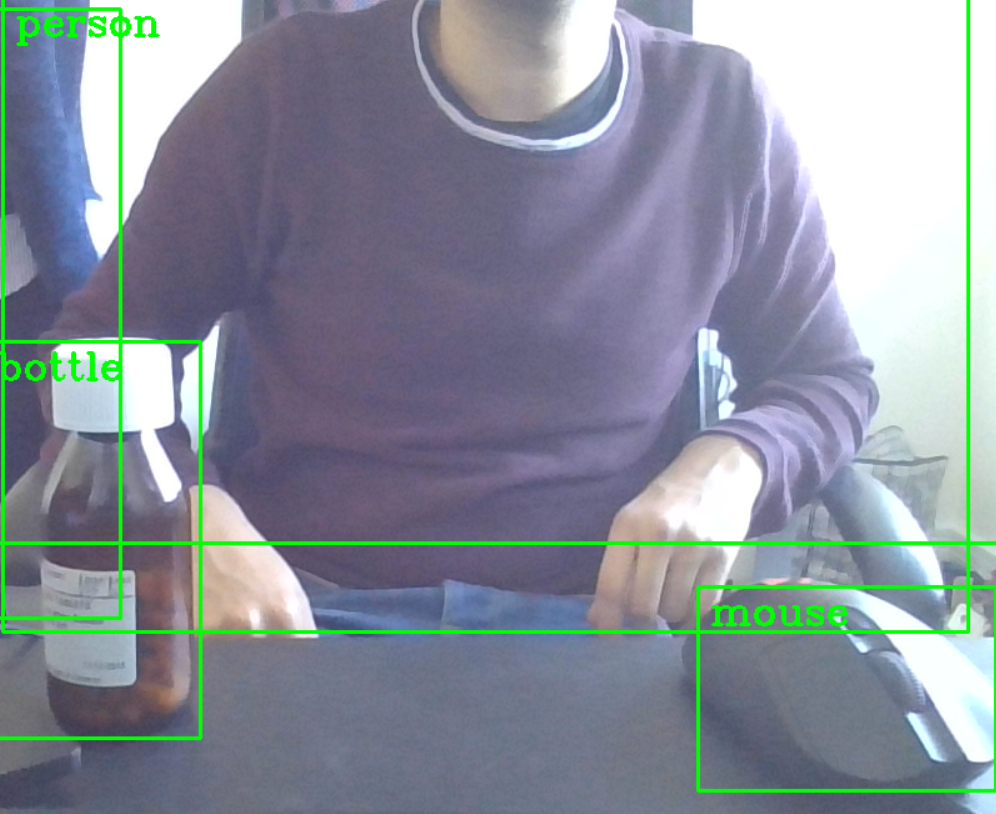
#> input picture Images/SampleDetection.PNG.png, 996 x 814 px
$ python -i app.py   (imports and definitions only)
#> lines starting #> are read from the running program, lines starting #| are printed output that depends on the picture; after the words box and inside, x2 and y2 are one past the last pixel; in counts of white or black regions, pixels touching at a corner belong together
#> further down, picture is the input picture: shape (814, 996, 3); mean B, G, R 155.7, 145.6, 137.4
import cv2
import numpy as np
import os
from flask import Flask, render_template, Response

# [1 line not run here, left out]

thres = 0.45
nms_threshold = 0.5

BASE_DIR = os.path.dirname(os.path.abspath(__file__))
classFile = os.path.join(BASE_DIR, 'config_files', 'coco.names')
configPath = os.path.join(BASE_DIR, 'config_files', 'ssd_mobilenet_v3_large_coco_2020_01_14.pbtxt')
weightsPath = os.path.join(BASE_DIR, 'config_files', 'frozen_inference_graph.pb')

classNames = []
# [2 lines not run here, left out]

# [1 line that did not run here, left out]
# [4 lines not run here, left out]

def detect_doors(image):
    gray        = cv2.cvtColor(image, cv2.COLOR_BGR2GRAY)
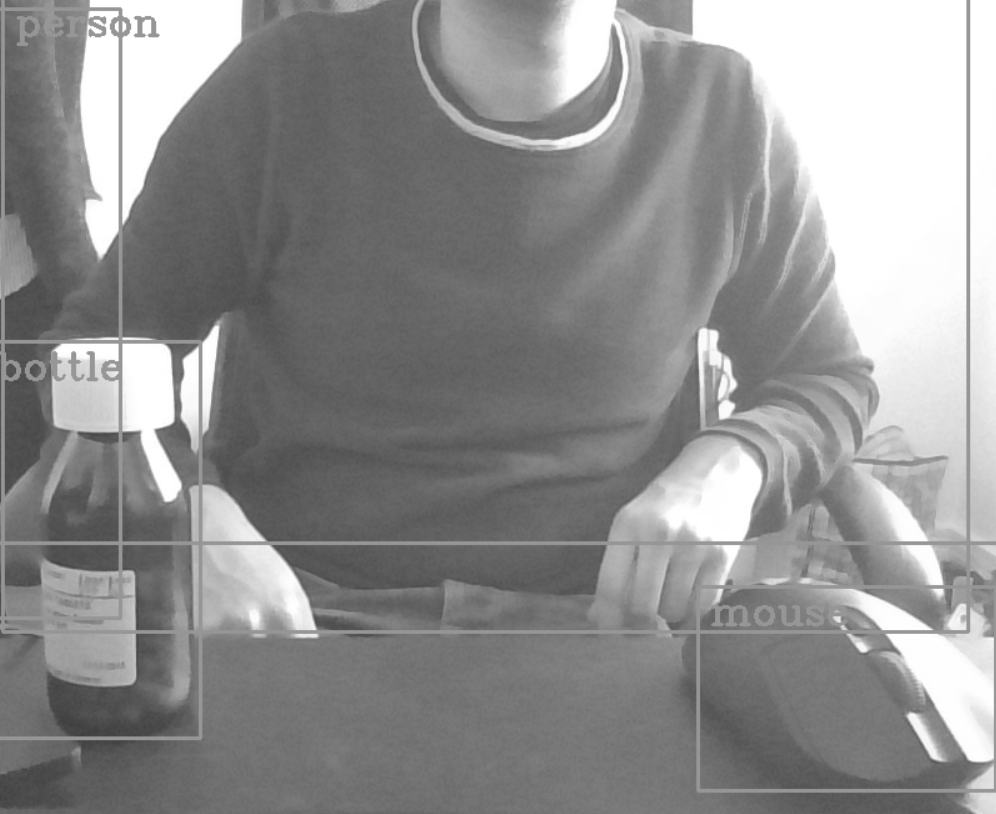
#> gray: shape (814, 996); min 63, max 255, mean 144.3
    blurred     = cv2.GaussianBlur(gray, (5, 5), 0)
    edges       = cv2.Canny(blurred, 50, 150)
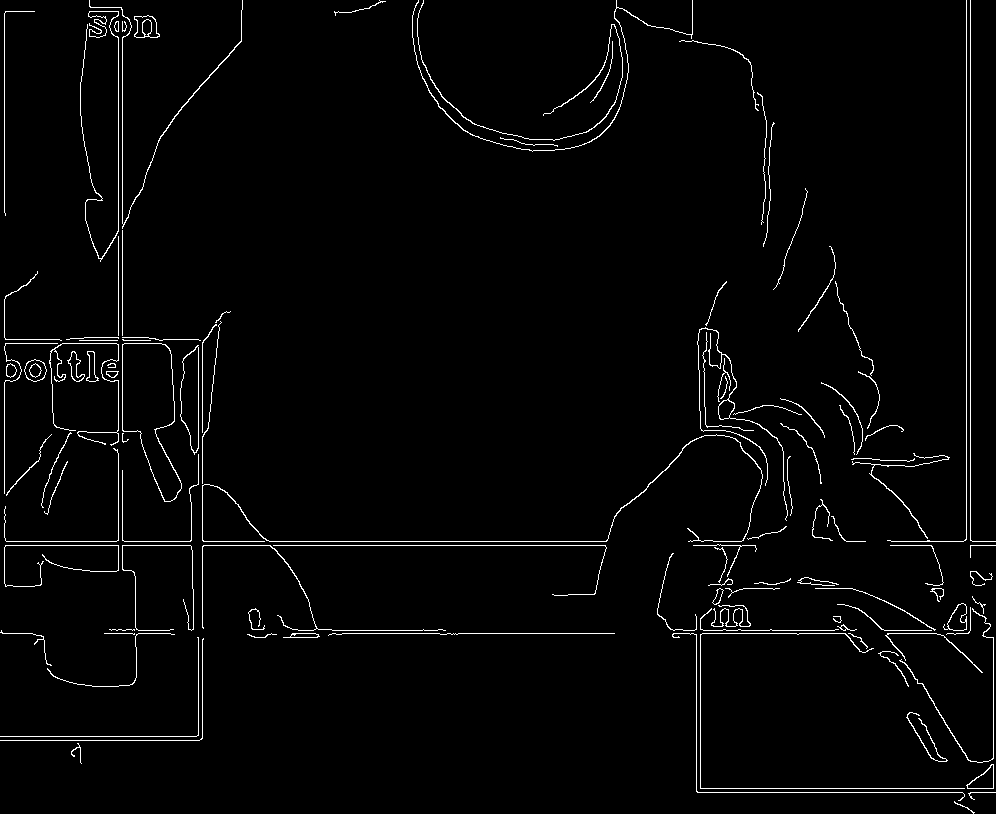
#> edges: shape (814, 996); 2.3% white in thin lines or dots
    kernel      = cv2.getStructuringElement(cv2.MORPH_RECT, (3, 3))
    dilated     = cv2.dilate(edges, kernel, iterations=2)
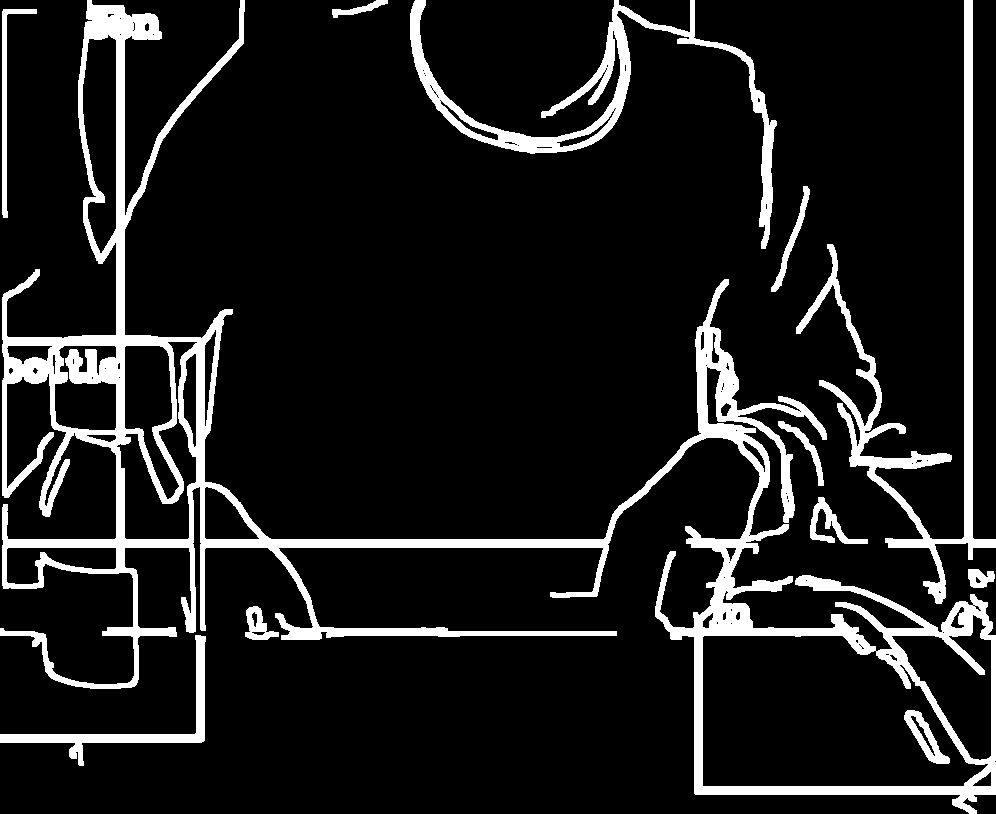
#> dilated: shape (814, 996); 11.2% white; 12 white regions
    contours, _ = cv2.findContours(dilated, cv2.RETR_EXTERNAL, cv2.CHAIN_APPROX_SIMPLE)
#> contours = 11 contours; largest, box (x1, y1, x2, y2) and area: (0, 0, 996, 814) 123412, (796, 0, 996, 604) 9775, (410, 0, 777, 249) 8988, (0, 635, 206, 766) 2624, (2, 9, 37, 218) 956

    door_boxes = []
    img_h, img_w = image.shape[:2]
#> img_h = 814; img_w = 996

    for cnt in contours:
        x, y, w, h = cv2.boundingRect(cnt)
        aspect      = h / float(w) if w != 0 else 0
        rel_area    = (w * h) / float(img_h * img_w)
        if 1.5 < aspect < 4.5 and 0.02 < rel_area < 0.40 and w > 40 and h > 80:
            door_boxes.append((x, y, w, h))
#> this loop made 11 passes
#> (x, y, w, h, aspect, rel_area) on passes 1 to 11: (0, 635, 206, 131, 0.636, 0.0333), (245, 606, 34, 34, 1, 0.00143), (968, 569, 27, 19, 0.704, 0.000633), (810, 497, 58, 47, 0.81, 0.00336), (778, 421, 46, 65, 1.41, 0.00369), (771, 186, 39, 106, 2.72, 0.0051), (2, 9, 35, 209, 5.97, 0.00902), (796, 0, 200, 604, 3.02, 0.149), (410, 0, 367, 249, 0.678, 0.113), (332, 0, 56, 18, 0.321, 0.00124), (0, 0, 996, 814, 0.817, 1)
#> after the loop, door_boxes = [(796, 0, 200, 604)]
    return door_boxes

# [37 lines left out: function gen_frames, not called in this run]

# [3 lines that did not run here, left out]

# [3 lines that did not run here, left out]

# [2 lines not run here, left out]

>>> import cv2
>>> picture = cv2.imread('Images/SampleDetection.PNG.png')
>>> result = detect_doors(picture)
#> result = [(796, 0, 200, 604)]
